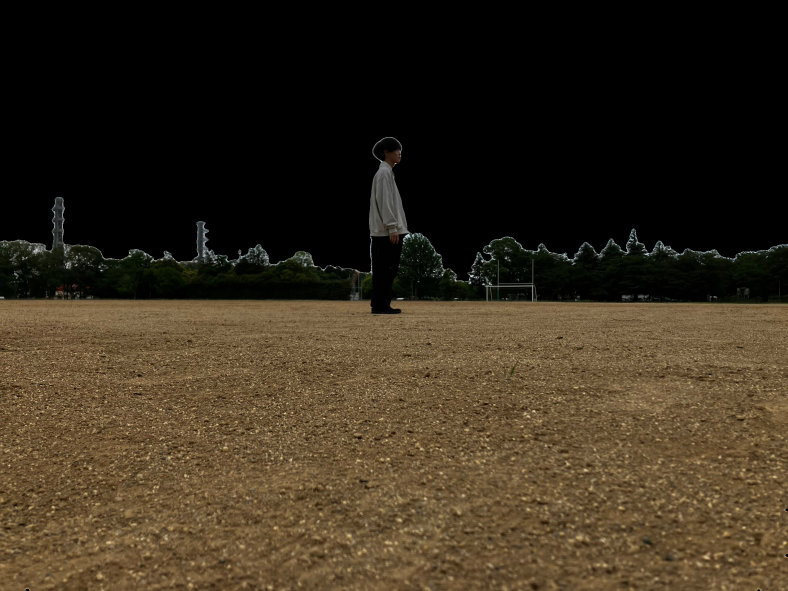
#> input picture tensorflow2-yolo-v3-master/addweighted/result_1.jpg, 2364 x 1773 px (shown at 1/3 size)
$ python addweighted.py
#> lines starting #> are read from the running program, lines starting #| are printed output that depends on the picture
import cv2

# [7 lines of commented-out code are left out]
path1='result_1.jpg'
path2='result_2.jpg'
path3='result_3.jpg'

img1 = cv2.imread(path1)
#> img1 is the input picture: shape (1773, 2364, 3); mean B, G, R 30.3, 46.1, 56.7
img2 = cv2.imread(path2)
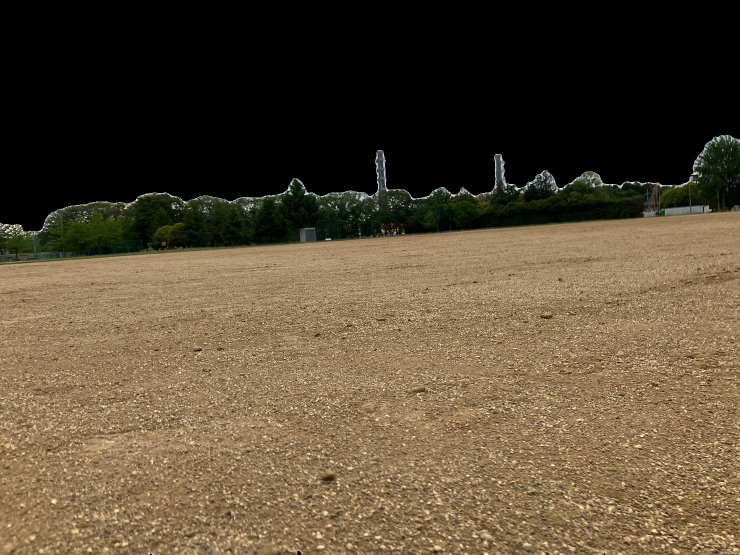
#> input picture tensorflow2-yolo-v3-master/addweighted/result_2.jpg, 1479 x 1109 px (shown at 1/2 size)
#> img2 is the input picture: shape (1109, 1479, 3); mean B, G, R 54.5, 75.7, 89.8
img3 = cv2.imread(path3)
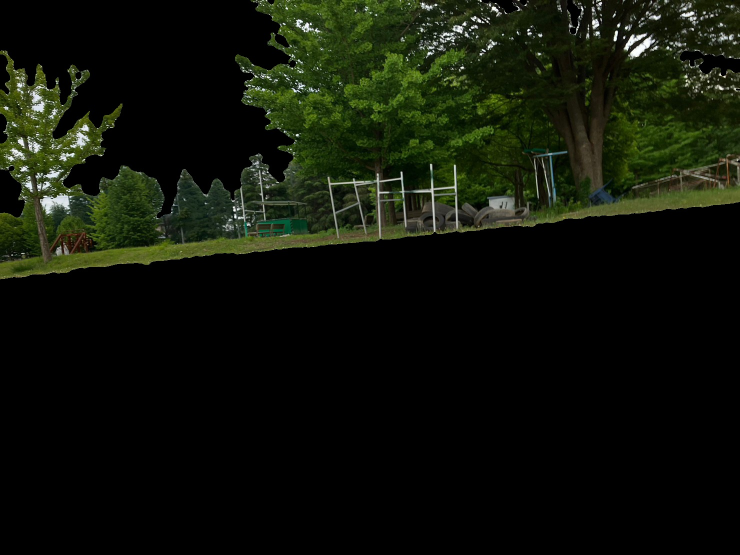
#> input picture tensorflow2-yolo-v3-master/addweighted/result_3.jpg, 1479 x 1109 px (shown at 1/2 size)
#> img3 is the input picture: shape (1109, 1479, 3); mean B, G, R 9, 19.4, 15.2


# 画像1の大きさに合わせて、画像2のサイズを変更する
#img2 = cv2.resize(img2, (img1.shape[1], img1.shape[0]))

#3枚以上の場合
smallest_height = min(img1.shape[0], img2.shape[0], img3.shape[0],)
#> smallest_height = 1109
smallest_width = min(img1.shape[1], img2.shape[1], img3.shape[1],)
#> smallest_width = 1479
img1 = cv2.resize(img1, (smallest_width, smallest_height))
#> img1: shape (1109, 1479, 3)
img2 = cv2.resize(img2, (smallest_width, smallest_height))
img3 = cv2.resize(img3, (smallest_width, smallest_height))


# 画像を重ね合わせる
#result = cv2.addWeighted(img1, 0.5, img2, 0.3, 0)
#3枚以上の場合
result = cv2.addWeighted(img1, 1.0, img2, 1.0, 0)
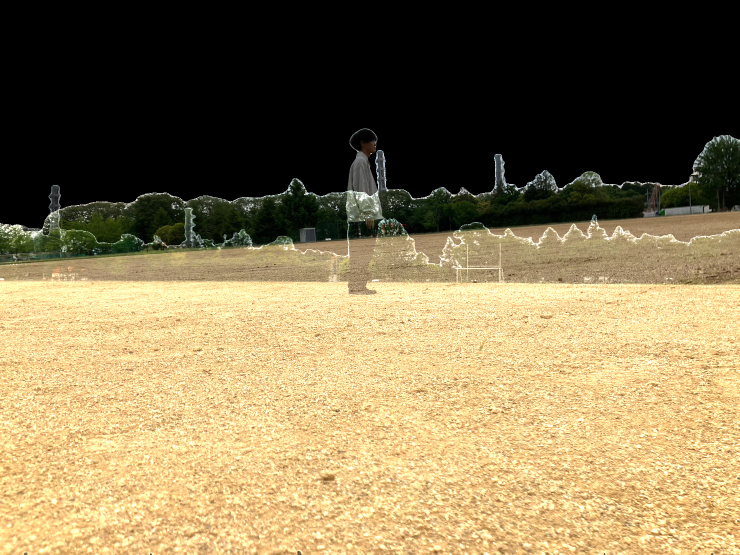
#> result: shape (1109, 1479, 3) (shown at 1/2 size); mean B, G, R 84.7, 120.4, 137.6
result = cv2.addWeighted(result, 1.0, img3, 1.0, 0)
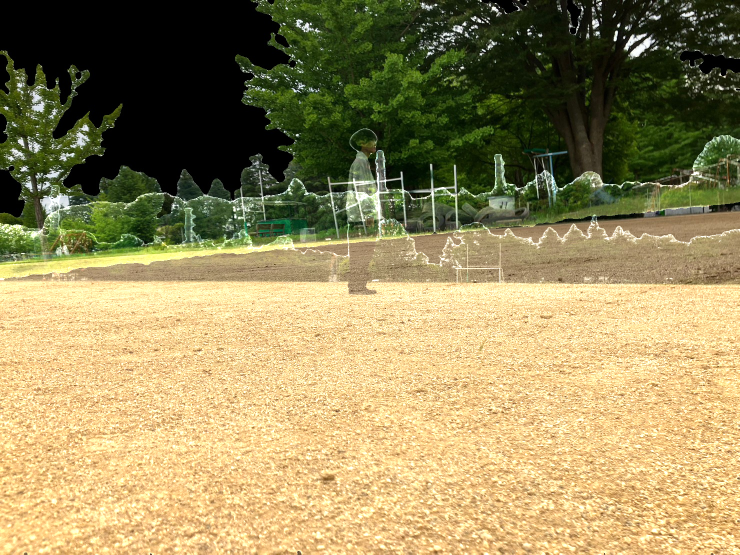
#> result: shape (1109, 1479, 3) (shown at 1/2 size); mean B, G, R 93.6, 139.7, 152.6


# 結果画像を新しいファイルとして保存する
cv2.imwrite('result.jpg', result)
